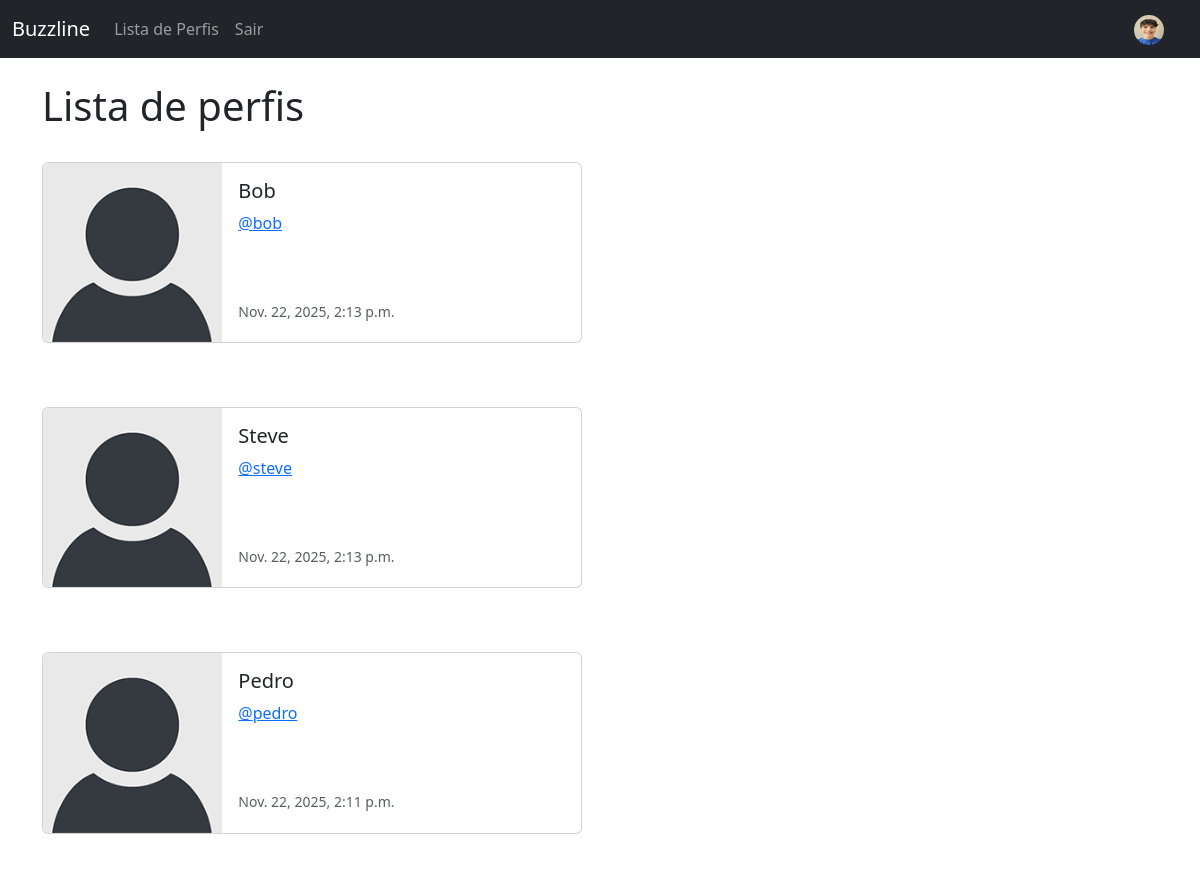
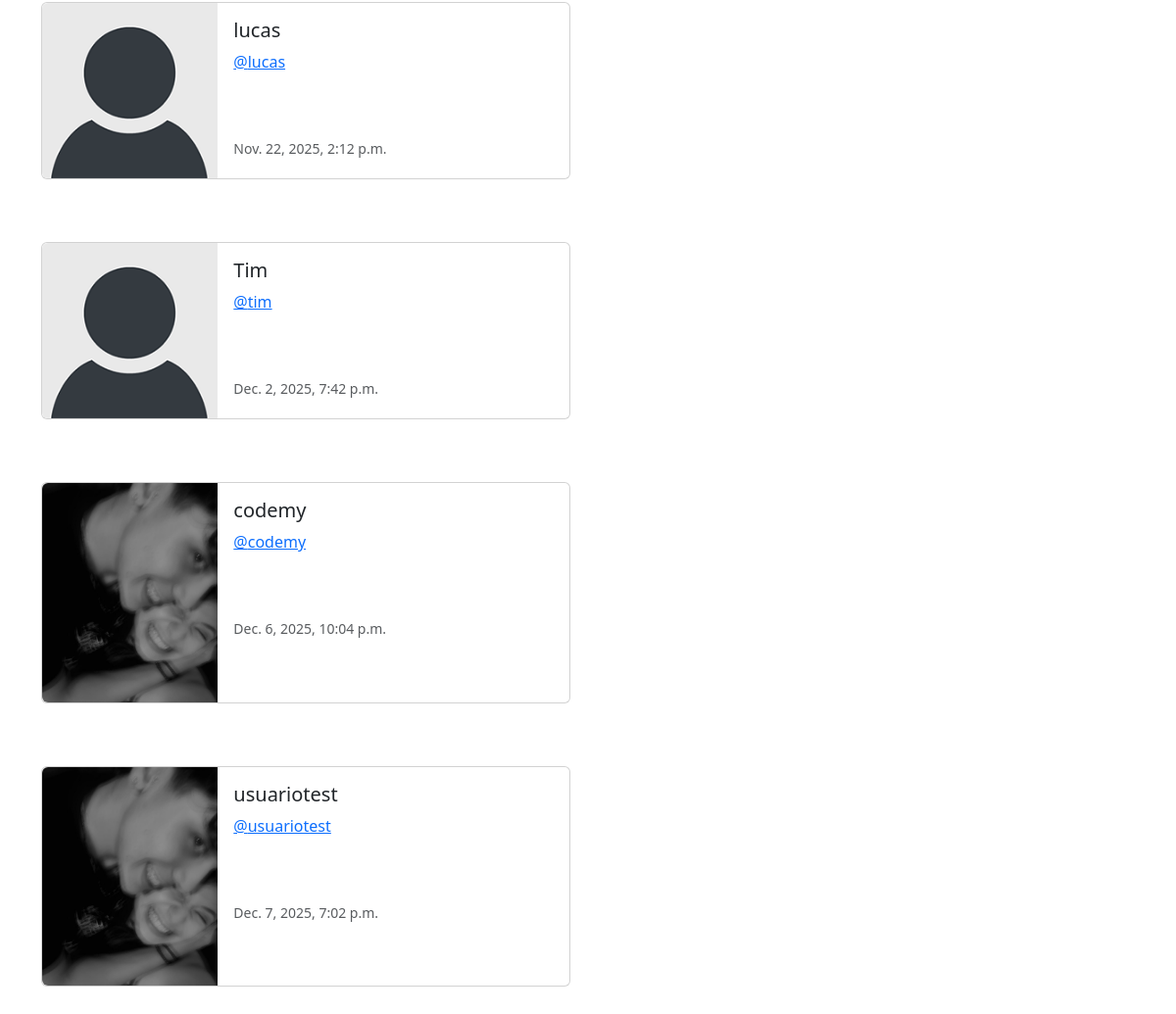
Screenshot of /profile_list/ (signed in) with the database file from the repository (2 pictures, top to bottom).
### buzzline/models.py (models this page shows, shortened)
class Profile(models.Model):
    user = models.OneToOneField(User, on_delete=models.CASCADE) # UM USUARIO TERÁ 1 PERFIL, LOGO 1 PERFIL TERÁ APENAS 1 USUARIO
    follows = models.ManyToManyField("self", # UM PERFIL PODE SEGUIR MUITOS PERFIS
        related_name="followed_by", # QUEM SEGUE ESSE PERFIL
        symmetrical=False, # A PESSOA QUE SEGUE O OUTRO NÃO PRECISA SEGUIR DE VOLTA
        blank=True #NÃO É OBRIGADO A SEGUIR ALGUEM ESSE VALOR PODE SER VAZIO
        )
    date_modified = models.DateTimeField(User, auto_now=True)
    profile_image = models.ImageField(null=True, blank=True, upload_to='images/')
    profile_bio = models.CharField(null=True, blank=True, max_length=500)
    homepage_link = models.CharField(null=True, blank=True, max_length=100)
    facebook_link = models.CharField(null=True, blank=True, max_length=100)
    instagram_link = models.CharField(null=True, blank=True, max_length=100)
    linkedin_link = models.CharField(null=True, blank=True, max_length=100)

### buzzline/views.py (the view)
# urls.py: path('profile_list/', views.profile_list, name='profile_list'),
def profile_list(request):
    if request.user.is_authenticated:
        profiles = Profile.objects.exclude(user=request.user)
        return render(request, 'profile_list.html', {"profiles":profiles })
    else:
        messages.success(request, ("Você precisa estar logado para ver essa página"))
        return redirect('home')

### buzzline/templates/profile_list.html
{% extends 'base.html' %}
{% load static %}
{% block content %}
    <h1>Lista de perfis</h1>
<br />
{% if profiles %}
    {% for profile in profiles %}
    <div class="card mb-3" style="max-width: 540px;">
  <div class="row g-0">
    <div class="col-md-4">
      {% if profile.profile_image %}
        <img src="{{ profile.profile_image.url }}" width="200" height="200" class="img-fluid rounded-start" alt="{{ profile.user.username }}">
      {% else %}
        <img src="{% static '/images/default_profile_pic.png' %}" class="img-fluid rounded-start" alt="Profile Image">
      {% endif %}
    </div>
    <div class="col-md-8">
      <div class="card-body">
        <h5 class="card-title">{{ profile.user.username }}</h5>
        <p class="card-text"><a href="{% url 'profile' profile.user.id %}"> @{{ profile.user.username|lower }}</a></p>
        <br /><br />
        <p class="card-text"><small class="text-body-secondary">{{ profile.date_modified }}</small></p>
      </div>
    </div>
  </div>
</div>
<br /><br />
    {% endfor %}
{% endif %}
{% endblock %}

### buzzline/templates/base.html (shortened to what this page needs)
<!doctype html>
<html lang="en">
  <head>
    <link href="https://cdn.jsdelivr.net/npm/bootstrap@5.3.8/dist/css/bootstrap.min.css" rel="stylesheet">
  </head>
  <body>
    {% include 'navbar.html' %}
    <div class="container">
      <br />
        {% block content %}
        {% endblock %}
    </div>
  </body>
</html>

### buzzline/templates/navbar.html (shortened to what this page needs)
{% load static %}
<nav class="navbar navbar-expand-lg navbar-dark bg-dark">
  <div class="container-fluid">
    <a class="navbar-brand" href="{% url 'home' %}">Buzzline</a>
    <div class="collapse navbar-collapse" id="navbarSupportedContent">
      <ul class="navbar-nav me-auto mb-2 mb-lg-0">
        <li class="nav-item">
          <a class="nav-link" href="{% url 'profile_list' %}">Lista de Perfis</a>
        </li>
        {% if user.is_authenticated %}
        <li class="nav-item">
          <a class="nav-link" href="{% url 'logout' %}">Sair</a>
        </li>
        {% endif %}
      </ul>
        {% if user.is_authenticated %}
          <ul class="navbar-nav ml-auto">
            <li class="nav-link navbar-brand">
              <a href="{% url 'profile' request.user.id %}">
                {% if user.profile.profile_image %}
                <img src="{{ user.profile.profile_image.url }}" width="30" height="30" class="rounded-circle">
                {% else %}
                <img src="{% static '/images/default_profile_pic.png' %}" class="img-fluid rounded-circle" width="30" height="30">
                {% endif %}
              </a>
            </li>
          </ul>
        {% endif %}
    </div>
  </div>
</nav>

### rows the page displays
Profile: user.username "Bob", user.username "bob", date_modified "Nov. 22, 2025, 2:13 p.m."
Profile: user.username "Steve", user.username "steve", date_modified "Nov. 22, 2025, 2:13 p.m."
Profile: user.username "Pedro", user.username "pedro", date_modified "Nov. 22, 2025, 2:11 p.m."
Profile: user.username "lucas", date_modified "Nov. 22, 2025, 2:12 p.m."
Profile: user.username "Tim", user.username "tim", date_modified "Dec. 2, 2025, 7:42 p.m."
Profile: profile_image (picture), user.username "codemy", date_modified "Dec. 6, 2025, 10:04 p.m."
Profile: profile_image (picture), user.username "usuariotest", date_modified "Dec. 7, 2025, 7:02 p.m."
